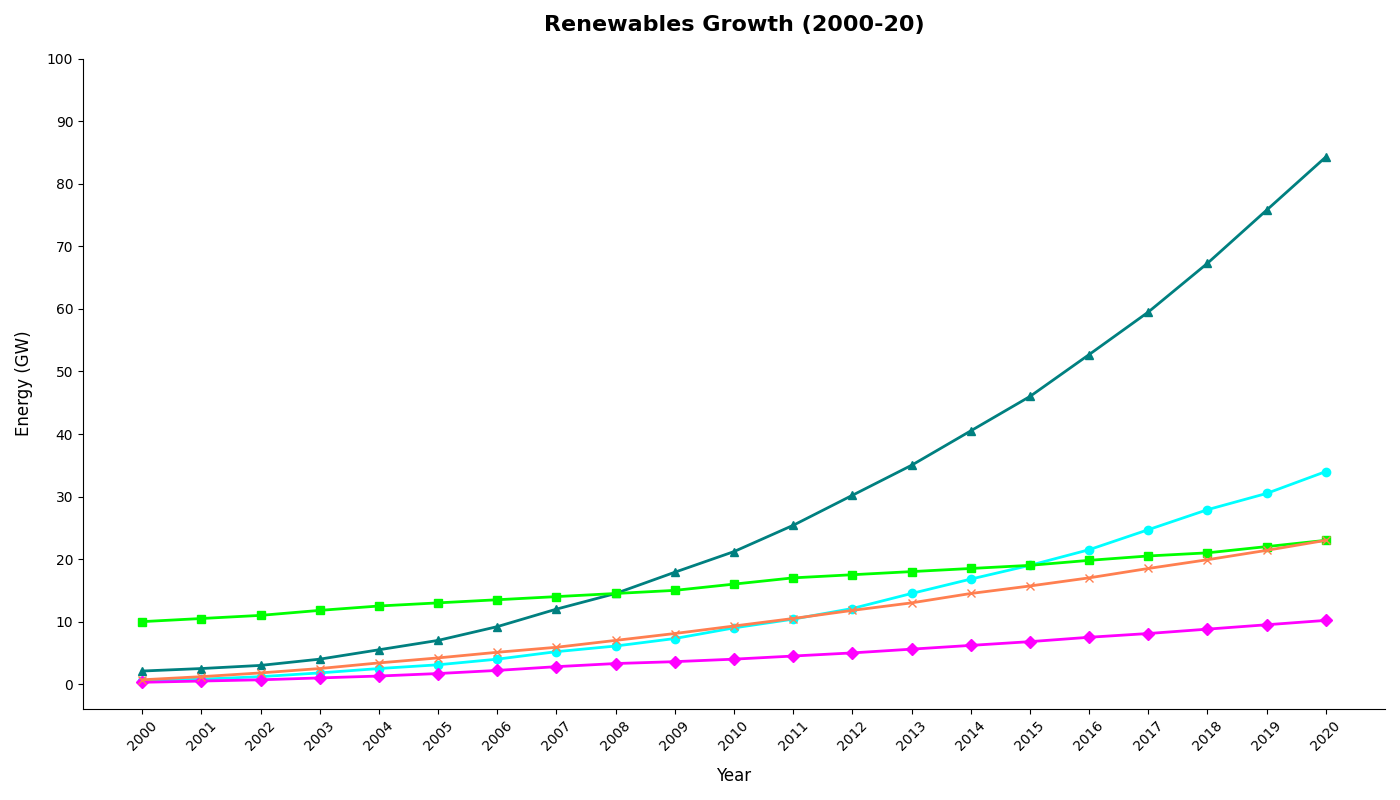

This chart was generated by the following Python code:
import matplotlib.pyplot as plt
import numpy as np

years = np.arange(2000, 2021)
solar_energy = [0.5, 0.8, 1.2, 1.8, 2.5, 3.1, 4.0, 5.2, 6.1, 7.3, 9.0, 10.4, 12.1, 14.5, 16.8, 19.0, 21.5, 24.7, 27.9, 30.5, 34.0]
wind_energy = [2.1, 2.5, 3.0, 4.0, 5.5, 7.0, 9.2, 12.0, 14.5, 17.9, 21.2, 25.4, 30.2, 35.0, 40.5, 46.0, 52.7, 59.5, 67.3, 75.8, 84.3]
hydro_energy = [10.0, 10.5, 11.0, 11.8, 12.5, 13.0, 13.5, 14.0, 14.5, 15.0, 16.0, 17.0, 17.5, 18.0, 18.5, 19.0, 19.8, 20.5, 21.0, 22.0, 23.0]
geothermal_energy = [0.3, 0.5, 0.7, 1.0, 1.3, 1.7, 2.2, 2.8, 3.3, 3.6, 4.0, 4.5, 5.0, 5.6, 6.2, 6.8, 7.5, 8.1, 8.8, 9.5, 10.2]
biomass_energy = [0.7, 1.2, 1.8, 2.5, 3.4, 4.2, 5.1, 5.9, 7.0, 8.1, 9.3, 10.5, 11.8, 13.0, 14.5, 15.7, 17.0, 18.5, 19.9, 21.4, 23.0]

fig, ax = plt.subplots(figsize=(14, 8))

# Applying new colors to the energy sources
ax.plot(years, solar_energy, color='cyan', marker='o', linestyle='-', linewidth=2)
ax.plot(years, wind_energy, color='teal', marker='^', linestyle='-', linewidth=2)
ax.plot(years, hydro_energy, color='lime', marker='s', linestyle='-', linewidth=2)
ax.plot(years, geothermal_energy, color='magenta', marker='D', linestyle='-', linewidth=2)
ax.plot(years, biomass_energy, color='coral', marker='x', linestyle='-', linewidth=2)

# Set titles and labels
ax.set_title('Renewables Growth (2000-20)', fontsize=16, fontweight='bold', pad=20)
ax.set_xlabel('Year', fontsize=12, labelpad=10)
ax.set_ylabel('Energy (GW)', fontsize=12, labelpad=10)

# Remove borders
ax.spines['top'].set_visible(False)
ax.spines['right'].set_visible(False)

ax.set_xticks(years, minor=False)
ax.set_xticklabels(years, rotation=45)
ax.set_yticks(np.arange(0, 101, 10))

plt.tight_layout()
plt.show()
